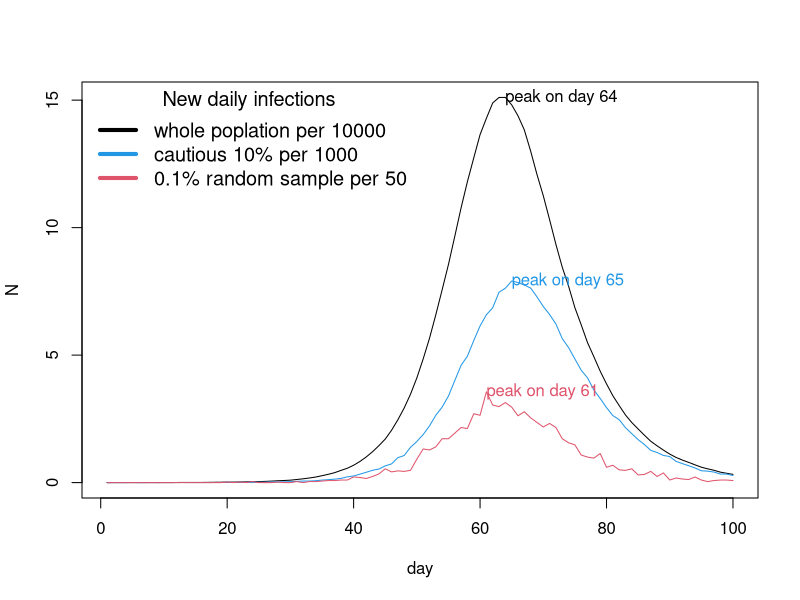

This figure's R source:
epidemic <- function(n=5500000,ne=10,lambda=0.4/n,pei=1/3,pir=1/5,nd=100) {
  ## Epidemic simulation model to compare the daily infection trajectories of the
  ## 10% of the population with the lowest individual transmission probabilities with
  ## those of the whole population.
  ## n = the initial susceptible population; ne = number of initially exposed individuals
  ## lambda = an overall viral infectivity parameter
  ## pei = daily probability that exposed persons enter the infectious state
  ## pir = daily probablity that infectious people leave this state; nd = number of days
  
  
  beta <- rlnorm(n,0,0.5); beta <- beta/mean(beta)## beta[i] is a relative contact rate with others the ith person in the whole population has.
  
  S <- E <- I <- R <- I_lb <- I_r <- R_lb <- R_r<- rep(0,nd) ## set up storage for pop in each state
  inew <- inew_lb <- inew_r <- rep(0,nd) ## set up storage for pop change in I and R
  x <- rep(0,n) ## initialize to susceptible state
  x[sample((1:length(x)), ne)] <- 1 ## start the epidemic by setting ne randomly chosen people to the E stat
  S[1] <- n-ne; E[1] <- ne
  random_sample <- sample(1:n, size = 0.001*n) ## a random sample of 0.1% of the population to be recorded
  
  for (i in 2:nd) { ## loop over days
    u <- runif(n) ## uniform random deviates
    x[x==2&u<pir] <- 3 ## I -> R
    x[x==0&u<lambda*beta*sum(beta[x==2|x==1])] <- 1 ## S -> E
    x[x==1&u<pei] <- 2 ## E -> I
    I[i] <- sum(x==2) ## infections of the whole pop on this day
    R[i] <- sum(x==3) ## recoveries of the whole pop on this day
    I_lb[i] <- sum(x==2&beta<quantile(beta,0.1)) ## infections of the 10% of the pop with lowest beta
    R_lb[i] <- sum(x==3&beta<quantile(beta,0.1)) ## recoveries of the 10% of the pop with lowest beta
    I_r[i] <- sum(x[random_sample]==2) ## infections of a random sample of 0.1% of the population
    R_r[i] <- sum(x[random_sample]==3) ## recoveries of a random sample of 0.1% of the population
    inew[i] <- I[i] - I[i-1] + (R[i]-R[i-1]) ## new infections of dayi in the whole pop
    inew_lb[i] <- I_lb[i] - I_lb[i-1] + (R_lb[i]-R_lb[i-1]) ## new infections of dayi in the 10% of the pop with lowest beta
    inew_r[i] <- I_r[i] -I_r[i-1]+ (R_r[i]-R_r[i-1]) ## new infections of dayi of a random sample of 0.1% of the population
  }
  list(inew=inew,inew_lb=inew_lb,inew_r=inew_r)
} ## Epidemic

epi <- epidemic()

## standardise the data
inew_s <- epi$inew/1e4
inew_lb_s <- epi$inew_lb/1e3
inew_r_s <- epi$inew_r/5e1

par(mfcol=c(1,1))
plot(inew_s,ylim=c(0,max(inew_s)),xlab="day",ylab="N", type = 'l', col=1) ## pop daily new infections (black)
lines(inew_lb_s,col=4) ## cautious 10% new daily infections (blue)
lines(inew_r_s,col=2) ## 0.1% random sample new daily infections
legend("topleft", legend = c("whole poplation per 10000","cautious 10% per 1000","0.1% random sample per 50"), 
lwd = 4, col = c(1,4,2), cex = 1.2, title = "New daily infections", bty = "n")
## label the day on which each trajectory peaks.
text(which.max((inew_s)),max(inew_s), labels = paste("peak on day", which.max((inew_s))), col=1, adj=0)
text(which.max((inew_lb_s)),max(inew_lb_s), labels = paste("peak on day", which.max((inew_lb_s))), col=4, adj=0)
text(which.max((inew_r_s)),max(inew_r_s), labels = paste("peak on day", which.max((inew_r_s))), col=2, adj=0)

